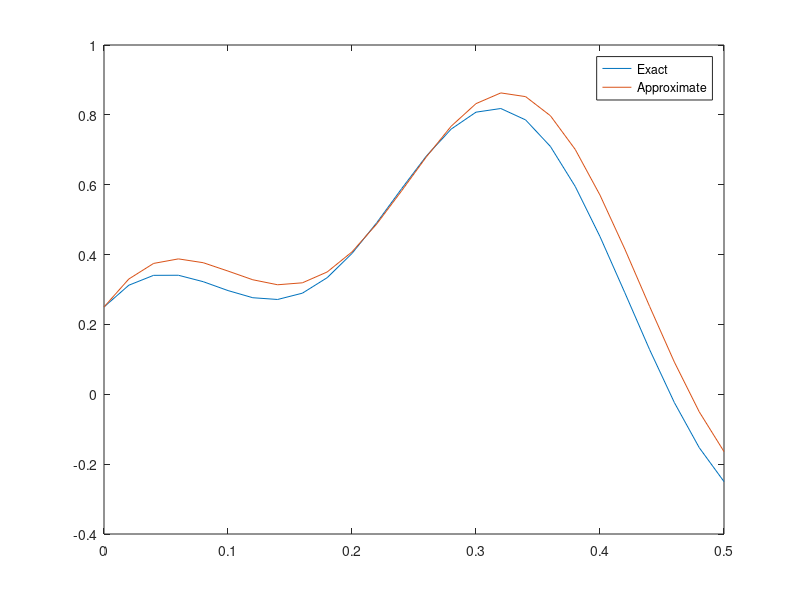

MATLAB code for this plot:
% Solve y'(t)=4*cos(2*pi*x(i))-(3*pi/2)*sin(6*pi*x(i)), y(0)=1/4
% exact solution y(t)=(2/pi)*sin(2*pi*x)+(1/4)*cos(6*pi*x)
% range [0, .5]

clear;

yo=1/4;       % Initial value
h=0.02;      % Step size

x=0:h:0.5;    % range

yex=(2/pi)*sin(2*pi*x)+(1/4)*cos(6*pi*x);    % Solution

ysol(1)=yo;

for i=1:(length(x)-1),
    k1=4*cos(2*pi*x(i))-(3*pi/2)*sin(6*pi*x(i));             % Initial approx.
    ysol(i+1)=ysol(i)+k1*h;     % Approximate solution
end;

plot(x, yex, x, ysol);
legend('Exact', 'Approximate');

[x' yex' ysol']




